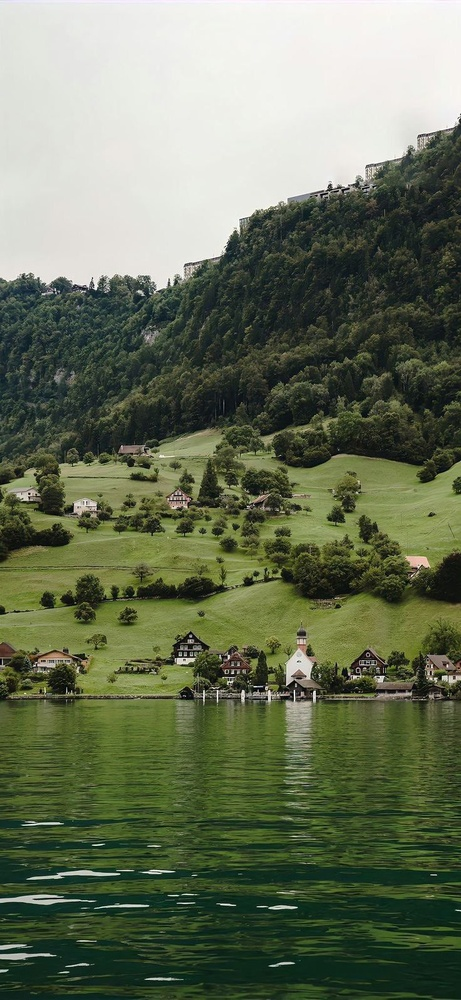
#> input picture input.jpg, 461 x 1000 px, shrunk from 736 x 1595 before the run
$ python Tugas4.py
#> lines starting #> are read from the running program, lines starting #| are printed output that depends on the picture
import imageio.v3 as iio
import numpy as np
from scipy import ndimage
import matplotlib.pyplot as plt

# 1. Membaca citra (pastikan Anda memiliki file gambar, misal 'input.jpg' di folder yang sama)
try:
    citra_awal = iio.imread('input.jpg')
#> citra_awal is the input picture: shape (1000, 461, 3); mean R, G, B 104.7, 114, 89.7

    # 2. Manipulasi menggunakan NumPy dan SciPy ndimage
    # Contoh: Menerapkan Gaussian Filter untuk menghaluskan citra (blur/noise reduction)
    citra_ditingkatkan = ndimage.gaussian_filter(citra_awal, sigma=3)
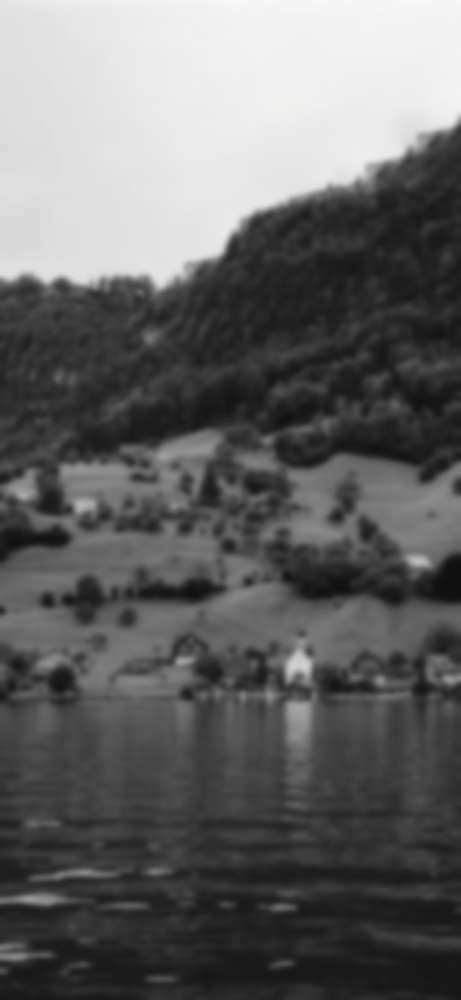
#> citra_ditingkatkan: shape (1000, 461, 3); mean R, G, B 101.4, 101.4, 101.2

    # Menampilkan citra awal dan citra hasil dengan Matplotlib (opsional untuk screenshot hasil)
    fig, axes = plt.subplots(1, 2, figsize=(10, 5))
    axes[0].imshow(citra_awal)
    axes[0].set_title('Citra Awal')
    axes[0].axis('off')

    axes[1].imshow(citra_ditingkatkan)
    axes[1].set_title('Citra Ditingkatkan (Gaussian Filter)')
    axes[1].axis('off')

    plt.tight_layout()
    plt.show()
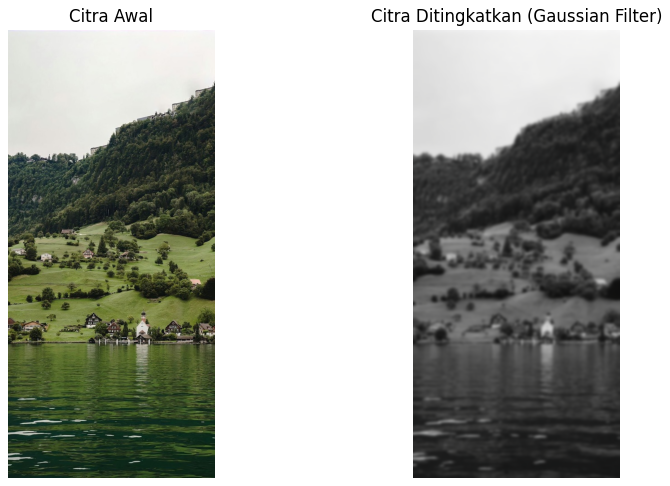
#> figure drawn by matplotlib, 2 panels

except FileNotFoundError:
    print("Error: File gambar tidak ditemukan. Pastikan nama file dan path sudah benar.")
